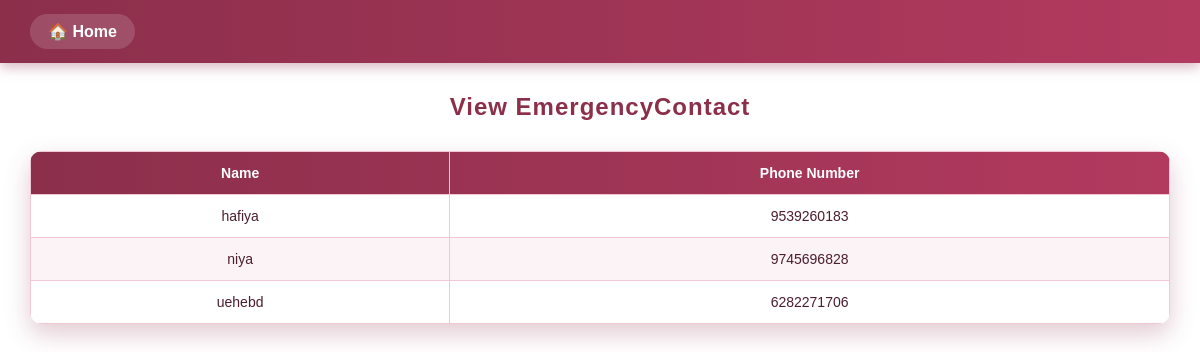
/viewemergency, run on an earlier commit of the app's database.
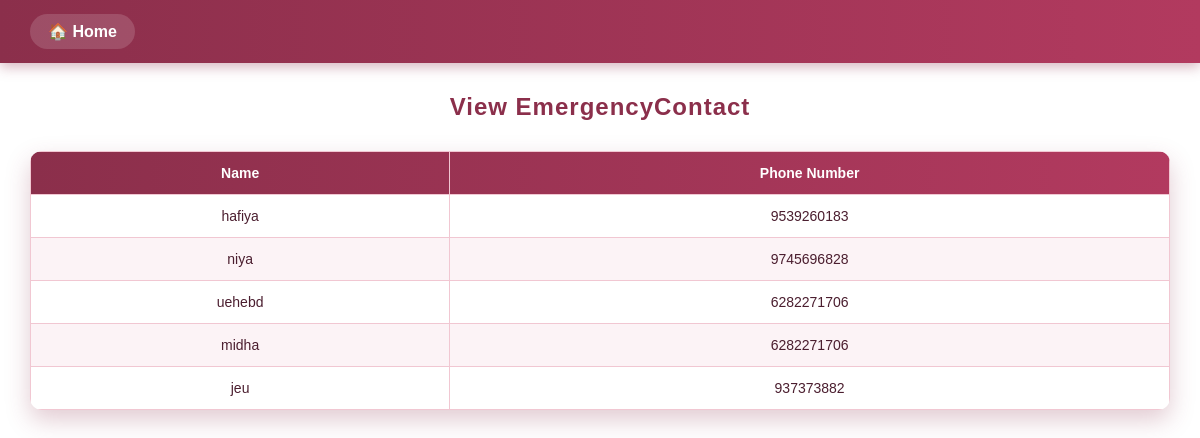
And on a later commit of the database.
### Womencare/models.py (models this page shows)
class EmergencyTable(models.Model):
    USERID=models.ForeignKey(UserTable,on_delete=models.CASCADE,null=True,blank=True)
    Name=models.CharField(max_length=100,null=True,blank=True)
    Phone_number=models.BigIntegerField()

### Womencare/views.py (the view)
# urls.py: path('viewemergency', EmergencyPage.as_view(), name='viewemergency'),
class EmergencyPage(View):
    def get(self, request):
        obj=EmergencyTable.objects.all()
        return render(request, 'administration/viewemergency.html',{'val':obj})

### templates/administration/viewemergency.html (shortened to what this page needs)
<!DOCTYPE html>
<html>
<head>
</head>
<body>
    <div class="navbar">
        <a href="/Admin_home">🏠 Home</a>
    </div>
    <h2>View EmergencyContact</h2>
    <table>
        <thead>
            <tr>
                <th>Name</th>
                <th>Phone Number</th>
            </tr>
        </thead>
        <tbody>
            {% for i in val %}
            <tr>
                <td>{{ i.Name }}</td>
                <td>{{ i.Phone_number }}</td>
            </tr>
            {% endfor %}
        </tbody>
    </table>
</body>
</html>

What changed in the data, as far as the page shows it:
added EmergencyTable: Name "midha", Phone_number "6282271706"
added EmergencyTable: Name "jeu", Phone_number "937373882"
